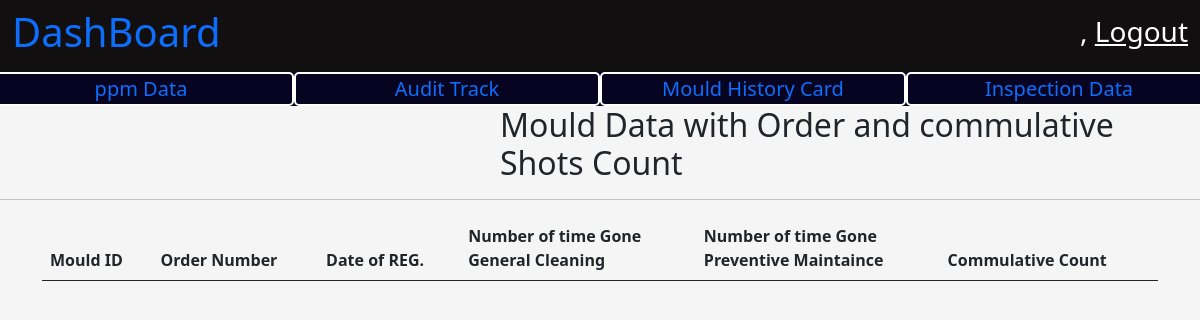
/quality/, run on an earlier commit of the app's database.
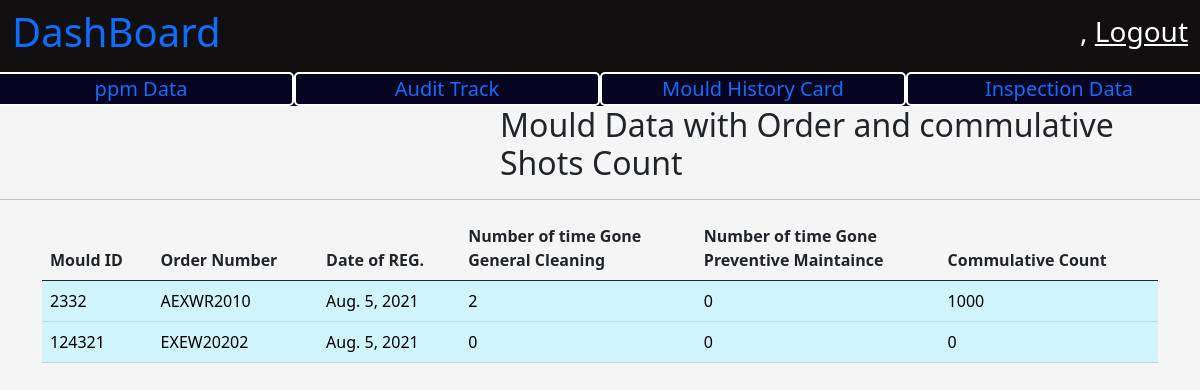
And on a later commit of the database.
### mould/models.py (models this page shows, shortened)
class Mould(models.Model):
    mould_id = models.IntegerField(primary_key=True)
    mould_name = models.CharField(max_length=200)
    cavity_number = models.IntegerField()
    registered_date = models.DateTimeField(auto_now_add=True)
    registered_by = models.ForeignKey(User, on_delete=models.PROTECT)
    general_maintaince_cleaning_threshold_value = models.IntegerField()
    preventive_maintaince_clearning_thresold_value = models.IntegerField()
    tool_life = models.IntegerField()
    present_count = models.IntegerField()
    moud_desc = models.CharField(max_length=100)
    order_number = models.CharField(max_length=100)
    raw_material = models.CharField(max_length=100)
    part_weight = models.FloatField()
    runner_weight = models.FloatField()
    tonnage = models.FloatField()
    cycle_time = models.FloatField()
    number_of_shots_per_day = models.IntegerField()
    def __str__(self):
        return str(self.mould_id)

### MouldQuality/views.py (the view)
# urls.py: path('', views.QualityPageRender,name = "MouldQuality"),
def QualityPageRender(request):
    context = {}
    mould_data_list = Mould.objects.all()
    mould_commulative_cont_data = []
    for mould in mould_data_list:
        mould_data_collector = DataCollector(mould.mould_id)
        print("-----")
        print(mould_data_collector.get_commulative_count())
        print("-----")
        mould_commulative_cont_data.append(MouldCommulativeCount(mould,
            mould_data_collector.get_commulative_count(),
            mould_data_collector.count_g_clean(),
            mould_data_collector.count_p_main()))
    print(data.g_clean for data in mould_commulative_cont_data)
    context['mould_data'] = mould_commulative_cont_data
    return render(request, 'quality/mould_quality.html', context)

### MouldQuality/utils.py (called while the page is built)
    def get_commulative_count(self):
        count = 0
        print("------")
        print(self.mould_data)
        print("------")
        if self.mould_data is None:
            return count
        for mould in self.mould_data:
            count = count + mould.count_increment
        return count

    def count_g_clean(self):
        if self.mould_cleaning_data is None:
            return 0
        return len(self.mould_cleaning_data) # mould cleaning data.

    def count_p_main(self):
        if self.p_main_data is None:
            return 0
        return len(self.p_main_data)

### mould/models.py (called while the page is built)
    def __str__(self):
        return str(self.mould_id)

### MouldQuality/templates/quality/mould_quality.html (shortened to what this page needs)
{% extends 'base.html' %}
{% load static %}
{% block title %}
    <link
        rel="stylesheet"
        href="{% static 'css/dashboard.css' %}" >
{% endblock %}
{% block body_content %}
    <nav
        class="navbar navbar-light dashboard_nav">
        <div class="container-fluid dashboard_nav">
            <p class="h1 dashboard_title">
                <a href="{% url 'homePage' %}" style="text-decoration:None;">
                  DashBoard
                </a>
            </p>
            <div class="user_data">
                <p class="h3">
                    {{ request.user.first_name }},
                    <a href="{% url 'userLogout' %}">
                        Logout
                    </a>
                </p>
            </div>
        </div>
    </nav>
    <div class="optionBar">
        <div class="row">
            <div class="col">
                <a href="{% url 'ppmData' %}">
                    ppm Data
                </a>
            </div>
            <div class="col">
                <a href="{% url 'MouldUpdate' %}">
                Audit Track
                </a>
            </div>
             <div class="col">
                <a href="{% url "MouldSearch" %}">
                    Mould History Card
                </a>
            </div>
             <div class="col">
                <a href="{% url 'MouldRegistration' %}">
                    Inspection Data
                </a>
            </div>
        </div>
    </div>
    <p class="h2" style="margin-left : 500px;">
        Mould Data with Order and commulative Shots Count
    </p>
    <hr />
    <div class="container">
        <table class="table">
            <thead>
                <th class="col">
                    Mould ID
                </th>
                <th class="col">
                    Order Number
                </th>
                <th class="col">
                    Date of REG.
                </th>
                <th class="col">
                    Number of time Gone <br/>
                    General Cleaning
                </th>
                <th class="col">
                    Number of time Gone <br/>
                    Preventive Maintaince
                </th>
                <th class="col">
                    Commulative Count
                </th>
            </thead>
            <tbody class="table-info">
                {% for mould_values in mould_data %}
                <tr class="table-info">
                    <td class="table-info">
                        {{ mould_values.mould_data.mould_id }}
                    </td>
                    <td class="table-info">
                        {{ mould_values.mould_data.order_number }}
                    </td>
                    <td class="table-info">
                        {{ mould_values.mould_data.registered_date.date }}
                    </td>
                    <td class="table-info">
                        {{ mould_values.g_clean }}
                    </td>
                    <td class="table-info">
                        {{ mould_values.p_main }}
                    </td>
                    <td class="table-info">
                        {{ mould_values.commulative_count }}
                    </td>
                </tr>
                {% endfor %}
            </tbody>
        </table>
    </div>
{% endblock %}

What changed in the data, as far as the page shows it:
added Mould: mould_data.mould_id "2332", mould_data.order_number "AEXWR2010", mould_data.registered_date "Aug. 5, 2021"
added Mould: mould_data.mould_id "124321", mould_data.order_number "EXEW20202", mould_data.registered_date "Aug. 5, 2021"
Also different on the page:
new list line: "2 0 1000"
new list line: "0 0 0"
